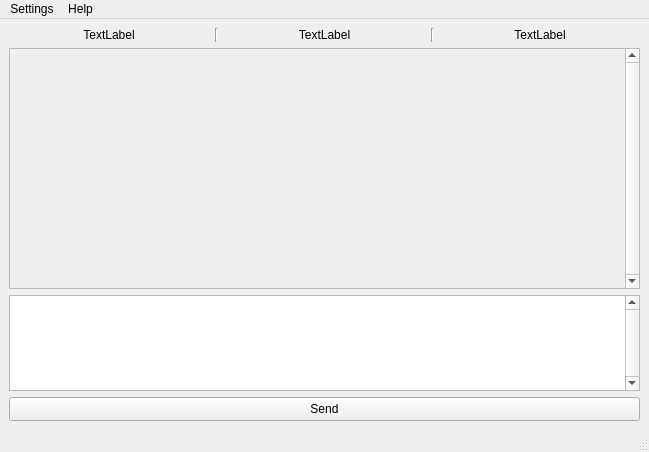
<?xml version="1.0" encoding="UTF-8"?>
<ui version="4.0">
 <class>AIAssistantWindow</class>
 <widget class="QMainWindow" name="AIAssistantWindow">
  <property name="geometry">
   <rect>
    <x>0</x>
    <y>0</y>
    <width>649</width>
    <height>452</height>
   </rect>
  </property>
  <property name="windowTitle">
   <string>AI Assistant</string>
  </property>
  <property name="styleSheet">
   <string notr="true">font: 9pt &quot;Segoe UI&quot;;</string>
  </property>
  <widget class="QWidget" name="centralwidget">
   <layout class="QVBoxLayout" name="verticalLayout">
    <item>
     <layout class="QHBoxLayout" name="horizontalLayout">
      <item>
       <widget class="QLabel" name="labelModelName">
        <property name="styleSheet">
         <string notr="true">font: 13pt &quot;Segoe UI&quot;;</string>
        </property>
        <property name="text">
         <string>TextLabel</string>
        </property>
        <property name="alignment">
         <set>Qt::AlignCenter</set>
        </property>
       </widget>
      </item>
      <item>
       <widget class="Line" name="line">
        <property name="orientation">
         <enum>Qt::Vertical</enum>
        </property>
       </widget>
      </item>
      <item>
       <widget class="QLabel" name="labelCreativity">
        <property name="styleSheet">
         <string notr="true">font: 13pt &quot;Segoe UI&quot;;</string>
        </property>
        <property name="text">
         <string>TextLabel</string>
        </property>
        <property name="alignment">
         <set>Qt::AlignCenter</set>
        </property>
       </widget>
      </item>
      <item>
       <widget class="Line" name="line_2">
        <property name="orientation">
         <enum>Qt::Vertical</enum>
        </property>
       </widget>
      </item>
      <item>
       <widget class="QLabel" name="labelTalkativeness">
        <property name="styleSheet">
         <string notr="true">font: 13pt &quot;Segoe UI&quot;;</string>
        </property>
        <property name="text">
         <string>TextLabel</string>
        </property>
        <property name="alignment">
         <set>Qt::AlignCenter</set>
        </property>
       </widget>
      </item>
     </layout>
    </item>
    <item>
     <widget class="QScrollArea" name="scrollAreaMessages">
      <property name="verticalScrollBarPolicy">
       <enum>Qt::ScrollBarAlwaysOn</enum>
      </property>
      <property name="widgetResizable">
       <bool>true</bool>
      </property>
      <widget class="QWidget" name="scrollAreaMessagesWidgetContents">
       <property name="geometry">
        <rect>
         <x>0</x>
         <y>0</y>
         <width>612</width>
         <height>176</height>
        </rect>
       </property>
       <layout class="QVBoxLayout" name="verticalLayoutMessages">
        <property name="leftMargin">
         <number>2</number>
        </property>
        <property name="topMargin">
         <number>2</number>
        </property>
        <property name="rightMargin">
         <number>2</number>
        </property>
        <property name="bottomMargin">
         <number>2</number>
        </property>
       </layout>
      </widget>
     </widget>
    </item>
    <item>
     <layout class="QVBoxLayout" name="verticalLayout_2">
      <item>
       <widget class="QTextEdit" name="requestEdit">
        <property name="maximumSize">
         <size>
          <width>16777215</width>
          <height>96</height>
         </size>
        </property>
        <property name="acceptDrops">
         <bool>false</bool>
        </property>
        <property name="verticalScrollBarPolicy">
         <enum>Qt::ScrollBarAlwaysOn</enum>
        </property>
       </widget>
      </item>
      <item>
       <widget class="QPushButton" name="pushButtonSend">
        <property name="maximumSize">
         <size>
          <width>16777215</width>
          <height>24</height>
         </size>
        </property>
        <property name="styleSheet">
         <string notr="true">font: 9pt &quot;Segoe UI&quot;;</string>
        </property>
        <property name="text">
         <string>Send</string>
        </property>
       </widget>
      </item>
     </layout>
    </item>
   </layout>
  </widget>
  <widget class="QMenuBar" name="menubar">
   <property name="geometry">
    <rect>
     <x>0</x>
     <y>0</y>
     <width>649</width>
     <height>21</height>
    </rect>
   </property>
   <widget class="QMenu" name="menuSettings">
    <property name="title">
     <string>Settings</string>
    </property>
    <addaction name="actionPreferences"/>
    <addaction name="actionMake_new_API_key"/>
   </widget>
   <widget class="QMenu" name="menuHelp">
    <property name="title">
     <string>Help</string>
    </property>
    <addaction name="actionHow_to_make_API_key"/>
   </widget>
   <addaction name="menuSettings"/>
   <addaction name="menuHelp"/>
  </widget>
  <widget class="QStatusBar" name="statusbar"/>
  <action name="actionPreferences">
   <property name="text">
    <string>Preferences</string>
   </property>
  </action>
  <action name="actionHow_to_make_API_key">
   <property name="text">
    <string>How to make API key</string>
   </property>
  </action>
  <action name="actionMake_new_API_key">
   <property name="text">
    <string>Make new API key</string>
   </property>
  </action>
 </widget>
 <resources/>
 <connections/>
</ui>
